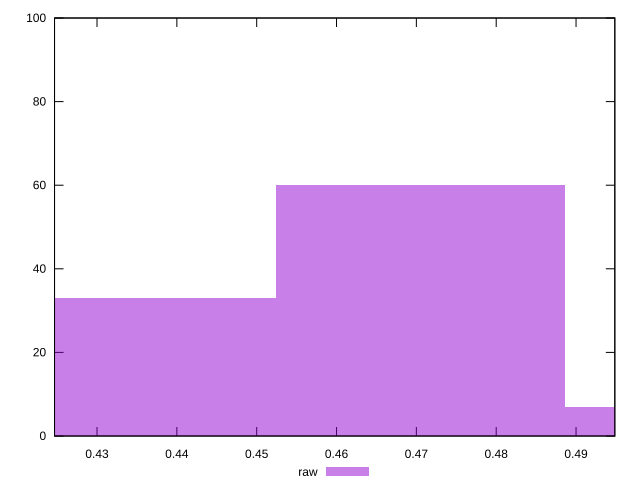

Write the gnuplot code that produced this figure.
reset

$raw <<EOF
0.4705698816014251 60
0.43437219840131547 33
0.5067675648015347 7
EOF

set key outside below
set boxwidth 0.036197683200109625
set xrange [0.42467893186738165:0.49485741269757066]
set yrange [0:100]
set trange [0:100]
set style fill transparent solid 0.5 noborder
set terminal svg size 640, 490 enhanced background rgb 'white'
set output "report_00018_2021-02-10T15-25-16.877Z/meta/pScore/samples/pages/raw/histogram.svg"

plot $raw title "raw" with boxes

reset
